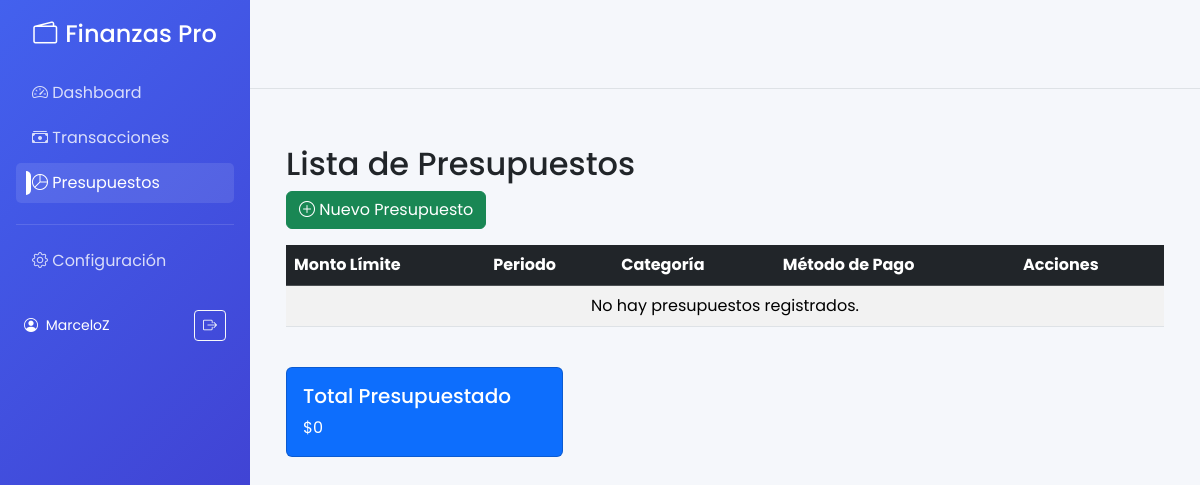
/presupuestos/ (signed in), run on an earlier commit of the app's database.
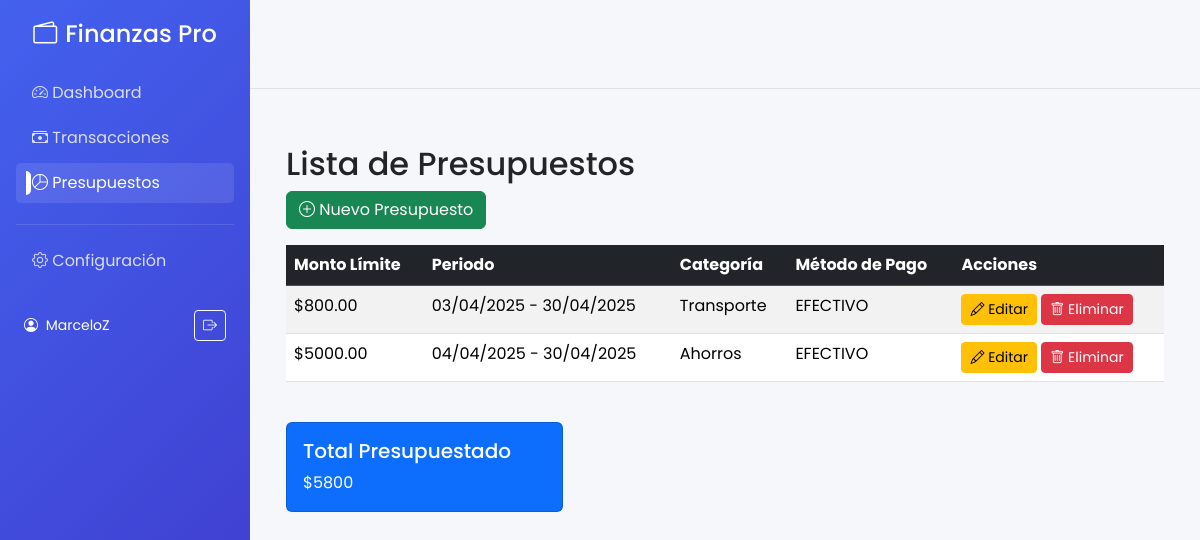
And on a later commit of the database.
### core/models.py (models this page shows, shortened)
class Presupuesto(models.Model):
    usuario = models.ForeignKey(User, on_delete=models.CASCADE)
    monto_limite = models.DecimalField(max_digits=10, decimal_places=2, default=Decimal('0.00'))
    fecha_inicio = models.DateField()
    fecha_fin = models.DateField()
    categoria = models.ForeignKey(Categoria, on_delete=models.SET_NULL, null=True, blank=True)  # Opcional
    metodo_pago = models.ForeignKey(MetodoPago, on_delete=models.SET_NULL, null=True, blank=True)  # Opcional

class Categoria(models.Model):
    nombre = models.CharField(max_length=100)
    usuario = models.ForeignKey(User, on_delete=models.CASCADE)

class MetodoPago(models.Model):
    METODOS = [
        ('EFECTIVO', 'Efectivo'),
        ('QR', 'QR'),
        ('TARJETA', 'Tarjeta'),
    ]
    usuario = models.ForeignKey(User, on_delete=models.CASCADE)
    nombre = models.CharField(max_length=10, choices=METODOS)
    descripcion = models.TextField(blank=True, null=True)

### core/views.py (the view)
# urls.py: path('presupuestos/', views.lista_presupuestos, name='lista_presupuestos'),
@login_required
def lista_presupuestos(request):
    presupuestos = Presupuesto.objects.filter(usuario=request.user)
    total_presupuestado = presupuestos.aggregate(Sum('monto_limite'))['monto_limite__sum']
    return render(request, 'core/presupuestos/lista.html', {
        'presupuestos': presupuestos,
        'total_presupuestado': total_presupuestado,
    })

### core/templates/core/presupuestos/lista.html
{% extends "core/base.html" %}
{% block content %}
<div class="container mt-4">
    <h2>Lista de Presupuestos</h2>
    <a href="{% url 'agregar_presupuesto' %}" class="btn btn-success mb-3">
        <i class="bi bi-plus-circle"></i> Nuevo Presupuesto
    </a>
    <div class="table-responsive">
        <table class="table table-striped table-hover">
            <thead class="table-dark">
                <tr>
                    <th>Monto Límite</th>
                    <th>Periodo</th>
                    <th>Categoría</th>
                    <th>Método de Pago</th>
                    <th>Acciones</th>
                </tr>
            </thead>
            <tbody>
                {% for presupuesto in presupuestos %}
                <tr>
                    <td>${{ presupuesto.monto_limite }}</td>
                    <td>{{ presupuesto.fecha_inicio|date:"d/m/Y" }} - {{ presupuesto.fecha_fin|date:"d/m/Y" }}</td>
                    <td>{{ presupuesto.categoria.nombre|default:"Todas" }}</td>
                    <td>{{ presupuesto.metodo_pago.nombre|default:"-" }}</td>
                    <td>
                        <a href="{% url 'editar_presupuesto' presupuesto.id %}" class="btn btn-sm btn-warning">
                            <i class="bi bi-pencil"></i> Editar
                        </a>
                        <a href="{% url 'eliminar_presupuesto' presupuesto.id %}" class="btn btn-sm btn-danger">
                            <i class="bi bi-trash"></i> Eliminar
                        </a>
                    </td>
                </tr>
                {% empty %}
                <tr>
                    <td colspan="5" class="text-center">No hay presupuestos registrados.</td>
                </tr>
                {% endfor %}
            </tbody>
        </table>
    </div>
    <div class="row mt-4">
        <div class="col-md-4">
            <div class="card text-white bg-primary">
                <div class="card-body">
                    <h5 class="card-title">Total Presupuestado</h5>
                    <p class="card-text">${{ total_presupuestado|default:0 }}</p>
                </div>
            </div>
        </div>
    </div>
</div>
{% endblock %}

### core/templates/core/base.html (shortened to what this page needs)
<!DOCTYPE html>
<html lang="es">
<head>
    <link href="https://cdn.jsdelivr.net/npm/bootstrap@5.3.2/dist/css/bootstrap.min.css" rel="stylesheet">
    <link rel="stylesheet" href="https://cdn.jsdelivr.net/npm/bootstrap-icons@1.11.1/font/bootstrap-icons.css">
</head>
<body>
    <div class="sidebar d-none d-md-block">
        <div class="text-center mb-4 px-3">
            <h4 class="d-flex align-items-center justify-content-center">
                <i class="bi bi-wallet2 me-2"></i>
                <span class="brand-text">Finanzas Pro</span>
            </h4>
        </div>
        <ul class="nav flex-column px-3">
            <li class="nav-item">
                <a class="nav-link {% if request.resolver_match.url_name == 'dashboard' %}active{% endif %}"
                   href="{% url 'dashboard' %}">
                    <i class="bi bi-speedometer2"></i>
                    <span class="nav-text">Dashboard</span>
                </a>
            </li>
            <li class="nav-item">
                <a class="nav-link {% if 'transacciones' in request.resolver_match.url_name %}active{% endif %}"
                   href="{% url 'lista_transacciones' %}">
                    <i class="bi bi-cash-stack"></i>
                    <span class="nav-text">Transacciones</span>
                </a>
            </li>
            <li class="nav-item">
                <a class="nav-link {% if 'presupuestos' in request.resolver_match.url_name %}active{% endif %}"
                   href="{% url 'lista_presupuestos' %}">
                    <i class="bi bi-pie-chart"></i>
                    <span class="nav-text">Presupuestos</span>
                </a>
            </li>
            <hr class="text-white-50 my-3">
            <li class="nav-item">
                <a class="nav-link" href="#">
                    <i class="bi bi-gear"></i>
                    <span class="nav-text">Configuración</span>
                </a>
            </li>
            <li class="nav-item mt-auto d-none d-md-block">
                <div class="d-flex justify-content-between align-items-center px-2 mt-4">
                    <span class="small">
                        <i class="bi bi-person-circle me-1"></i>
                        {{ request.user.username|truncatechars:15 }}
                    </span>
                    <a href="{% url 'logout' %}" class="btn btn-sm btn-outline-light">
                        <i class="bi bi-box-arrow-right"></i>
                    </a>
                </div>
            </li>
        </ul>
    </div>
    <main class="main-content">
        <div class="d-none d-md-flex justify-content-between flex-wrap flex-md-nowrap align-items-center pt-3 pb-2 mb-3 border-bottom px-4">
        </div>
        <div class="container-fluid px-3 px-md-4 py-3">
            {% block content %}{% endblock %}
        </div>
    </main>
</body>
</html>

### core/templates/core/base.html (style rules this page uses)
:root { --primary-color: #4361ee; --secondary-color: #3f37c9; --success-color: #4cc9f0; --danger-color: #f72585; --light-bg: #f8f9fa; }
body { font-family: 'Poppins', sans-serif; background-color: #f5f7fb; padding-top: 56px; }
@media (min-width: 768px) { .sidebar { background: linear-gradient(135deg, var(--primary-color), var(--secondary-color)); min-height: 100vh; color: white; width: 250px; position: fixed; z-index: 1000; top: 0; left: 0; padding-top: 20px; } }
@media (min-width: 768px) { .main-content { margin-left: 250px; } }
.sidebar .nav-link { color: rgba(255, 255, 255, 0.8); margin-bottom: 5px; border-radius: 5px; transition: all 0.3s ease; }
.sidebar .nav-link:hover, .sidebar .nav-link.active { background-color: rgba(255, 255, 255, 0.1); color: white; }
.sidebar .nav-link i { transition: transform 0.3s; }
.nav-link.active { position: relative; }
.nav-link.active:after { content: ''; position: absolute; bottom: 0; left: 50%; transform: translateX(-50%); width: 5px; height: 5px; background-color: white; border-radius: 50%; }
@media (min-width: 768px) { .nav-link.active:after { left: 10px; top: 50%; transform: translateY(-50%); width: 5px; height: 60%; border-radius: 0 5px 5px 0; } }

What changed in the data, as far as the page shows it:
added Presupuesto: monto_limite "800.00", fecha_inicio "03/04/2025", fecha_fin "30/04/2025", categoria.nombre "Transporte", metodo_pago.nombre "EFECTIVO"
added Presupuesto: monto_limite "5000.00", fecha_inicio "04/04/2025", fecha_fin "30/04/2025", categoria.nombre "Ahorros", metodo_pago.nombre "EFECTIVO"
Also different on the page:
{{ total_presupuestado|default:0 }}: "0" → "5800"
text no longer shown: "No hay presupuestos registrados."
